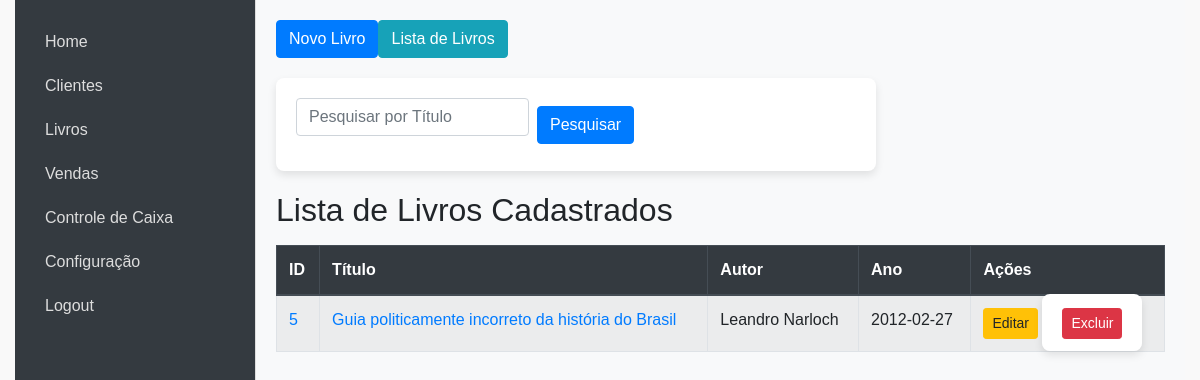
The page /livros (signed in) on the database as committed earlier.
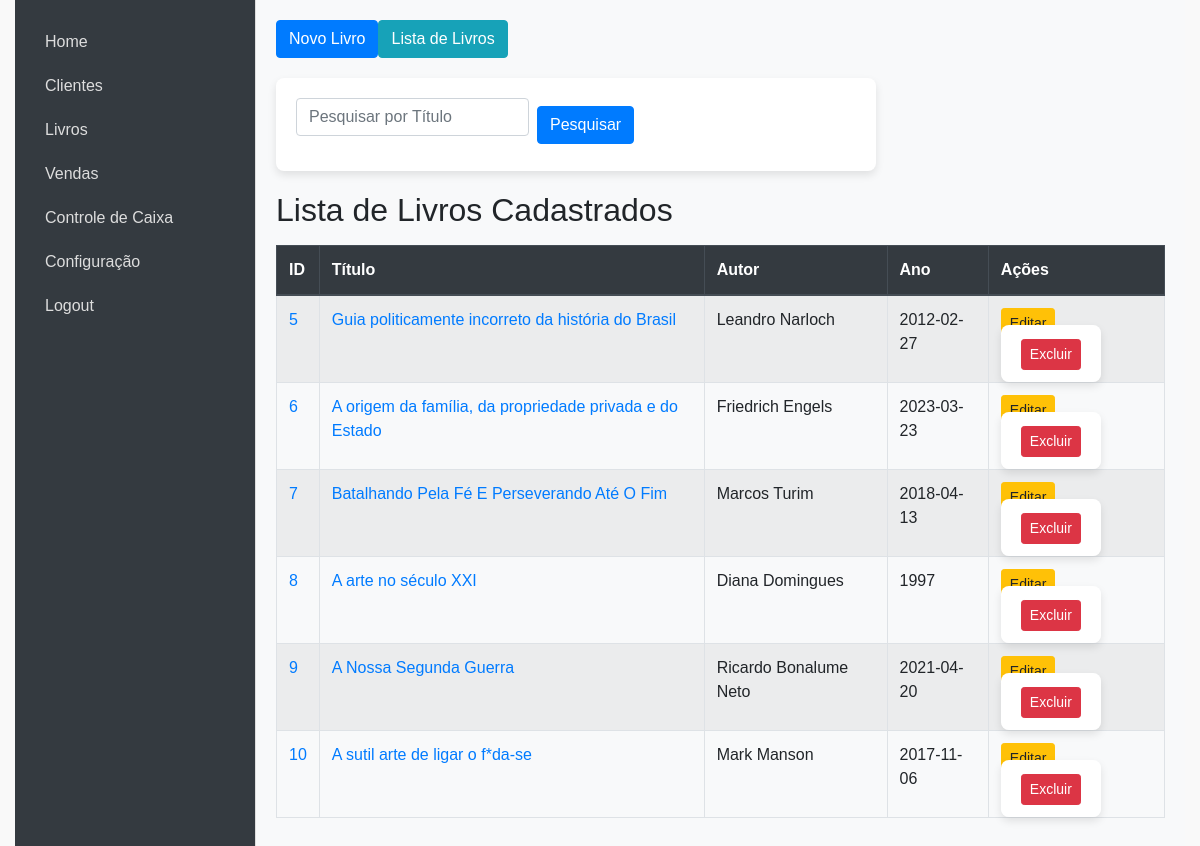
The same page on the database as committed later.
### models.py (models this page shows, shortened)
class Livro(db.Model):
    id = db.Column(db.Integer, primary_key=True)
    titulo = db.Column(db.String(100), nullable=False)
    autor = db.Column(db.String(100), nullable=False)
    editora = db.Column(db.String(100), nullable=False)
    idade_leitura = db.Column(db.String(100), nullable=False)
    isbn = db.Column(db.String(20), nullable=False)
    ano = db.Column(db.Integer, nullable=False)
    num_paginas = db.Column(db.Integer, nullable=False)
    valor = db.Column(db.Float, nullable=False)
    capa_livro = db.Column(db.String(200), nullable=True)
    estoque = db.Column(db.Integer, default=0)

### app.py (the view)
@app.route('/livros')
def livros():
    if 'username' not in session:
        return redirect(url_for('login'))
    livros = Livro.query.all()
    return render_template('livros.html', livros=livros)

### templates/livros.html (shortened to what this page needs)
{% extends "index.html" %}
{% block content %}
    <div class="top-menu mb-3 d-flex gap-2">
        <button class="btn btn-primary" onclick="window.location.href='{{ url_for('novo_livro') }}'">Novo Livro</button>
        <button class="btn btn-info" onclick="window.location.href='{{ url_for('livros') }}'">Lista de Livros</button>
    </div>
    <div id="pesquisarForm" class="hidden mb-3">
        <form action="{{ url_for('livros') }}" method="GET" class="form-inline">
            <input type="text" class="form-control mr-2" name="titulo" placeholder="Pesquisar por Título" value="{{ request.args.get('titulo', '') }}">
            <button type="submit" class="btn btn-primary">Pesquisar</button>
        </form>
    </div>
    <h2>Lista de Livros Cadastrados</h2>
    <table class="table table-striped table-bordered mt-3">
        <thead class="thead-dark">
            <tr>
                <th>ID</th>
                <th>Título</th>
                <th>Autor</th>
                <th>Ano</th>
                <th>Ações</th>
            </tr>
        </thead>
        <tbody>
            {% for livro in livros %}
            <tr>
                <td><a href="{{ url_for('visualizar_livro', id=livro.id) }}" target="_blank">{{ livro.id }}</a></td>
                <td><a href="{{ url_for('visualizar_livro', id=livro.id) }}" target="_blank">{{ livro.titulo }}</a></td>
                <td>{{ livro.autor }}</td>
                <td>{{ livro.ano }}</td>
                <td>
                    <a href="{{ url_for('editar_livro', id=livro.id) }}" class="btn btn-sm btn-warning">Editar</a>
                    <form action="{{ url_for('deletar_livro', id=livro.id) }}" method="POST" style="display:inline;">
                        <button type="submit" class="btn btn-sm btn-danger" onclick="return confirmarExclusao()">Excluir</button>
                    </form>
                </td>
            </tr>
            {% endfor %}
        </tbody>
    </table>
{% endblock %}

### templates/index.html (shortened to what this page needs)
<!DOCTYPE html>
<html lang="pt-BR">
<head>
    <link href="https://stackpath.bootstrapcdn.com/bootstrap/4.5.2/css/bootstrap.min.css" rel="stylesheet">
    <link rel="stylesheet" href="{{ url_for('static', filename='style.css') }}">
</head>
<body>
    <div class="container-fluid">
        <aside class="sidebar">
            <ul class="nav flex-column">
                <li class="nav-item"><a class="nav-link" href="/">Home</a></li>
                <li class="nav-item"><a class="nav-link" href="/clientes">Clientes</a></li>
                <li class="nav-item"><a class="nav-link" href="/livros">Livros</a></li>
                <li class="nav-item"><a class="nav-link" href="/vendas">Vendas</a></li>
                <li class="nav-item"><a class="nav-link" href="/controle_caixa">Controle de Caixa</a></li>
                <li class="nav-item"><a class="nav-link" href="/configuracao">Configuração</a></li>
                <li class="nav-item"><a class="nav-link" href="/logout">Logout</a></li>
            </ul>
        </aside>
        <main class="content">
            {% block content %}{% endblock %}
        </main>
    </div>
</body>
</html>

### static/style.css (style rules this page uses)
* { margin: 0; padding: 0; box-sizing: border-box; }
body { font-family: Arial, sans-serif; background-color: #f9f9f9; height: 100vh; display: flex; }
.container-fluid { display: flex; width: 100%; height: 100%; }
.sidebar { width: 240px; background-color: #343a40; color: #fff; padding: 20px; position: fixed; height: 100%; overflow: auto; }
.sidebar .nav { flex-direction: column; }
.sidebar .nav-link { color: #ddd; font-size: 16px; padding: 10px; border-radius: 5px; }
.content { margin-left: 240px; padding: 20px; flex: 1; background-color: #f8f9fa; border-left: 1px solid #ddd; overflow-y: auto; }
form { margin: 20px 0; display: flex; flex-direction: column; width: 100%; max-width: 600px; background-color: #fff; padding: 20px; border-radius: 8px; box-shadow: 0 4px 8px rgba(0, 0, 0, 0.1); }
form input, form select { margin-bottom: 15px; padding: 10px; font-size: 14px; border: 1px solid #ddd; border-radius: 4px; width: 100%; }
form button { padding: 10px; background-color: #333; color: #fff; border: none; border-radius: 4px; font-size: 16px; cursor: pointer; }
table { width: 100%; border-collapse: collapse; margin-top: 20px; }
table th, table td { border: 1px solid #ddd; padding: 10px; text-align: left; }
table th { background-color: #f4f4f4; color: #333; }

Rows that differ between the two databases and show on the page:
added Livro: id "6", titulo "A origem da família, da propriedade privada e do Estado", autor "Friedrich Engels", ano "2023-03-23"
added Livro: id "7", titulo "Batalhando Pela Fé E Perseverando Até O Fim", autor "Marcos Turim", ano "2018-04-13"
added Livro: id "8", titulo "A arte no século XXI", autor "Diana Domingues", ano "1997"
added Livro: id "9", titulo "A Nossa Segunda Guerra", autor "Ricardo Bonalume Neto", ano "2021-04-20"
added Livro: id "10", titulo "A sutil arte de ligar o f*da-se", autor "Mark Manson", ano "2017-11-06"
